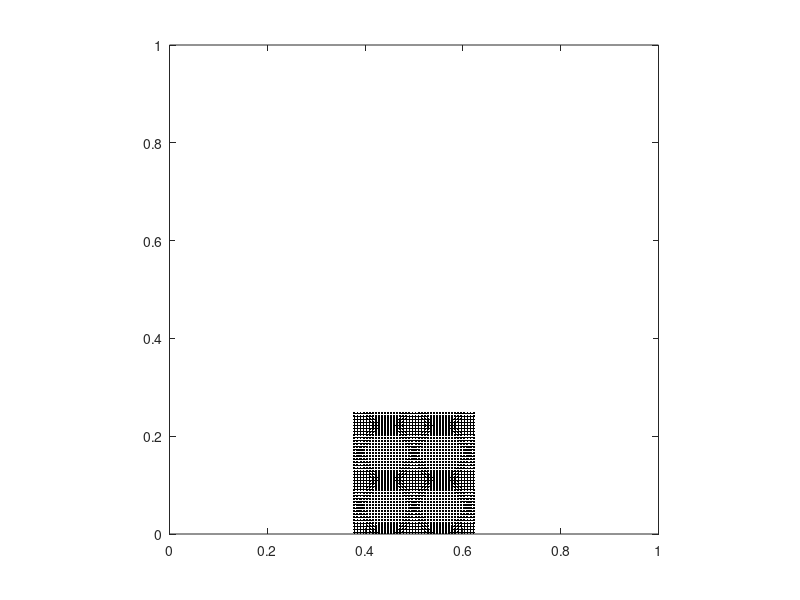

MATLAB code for this plot:
p.rho = 1500;
p.E = 1e6;
p.nu = 0.3;
p.g = -1;
% p.Np = 4 * 2.5;
p.Np = 40;
p.N = 41;
p.rhop = 3;
p.tol = 1e-12;
p.T = 2;

% make an NxN computational grid
N = p.N;
Np = p.Np;
x = linspace(0,1,N);
y = linspace(0,1,N);
h = x(2)-x(1);
dt = 0.4*h*sqrt(p.rho/p.E);
T = p.T;
E = p.E;
nu = p.nu;
tol = p.tol;

Nn = N*N;

% set up material points
%bar_w = 1.0-1e-5; Nbx = Np; %
bar_w = 0.25; Nbx = Np; %
% Nbx = ceil(p.rhop*bar_w/h);
%bar_h = 1.0-1e-5; Nby = (bar_h/bar_w)*Nbx;
bar_h = 0.25; Nby = (bar_h/bar_w)*Nbx;

bxtmp = linspace(0, bar_w, Nbx+1);
bar_x = (0.5 - bar_w/2) + bxtmp(1:end-1) + bxtmp(2)/2;
% bar_x = 0.0 + bxtmp(1:end-1) + bxtmp(2)/2;
bytmp = linspace(0, bar_h, Nby+1);
bar_y = 0.0 + bytmp(1:end-1) + bytmp(2)/2;

% initialize position
Np = Nbx*Nby;
%xjitter = normrnd(0, 0.001, Nbx, Nby);
%yjitter = normrnd(0, 0.001, Nbx, Nby);
xjitter = zeros(Nby, Nbx);
yjitter = zeros(Nby, Nbx);
[xp, yp] = meshgrid(bar_x, bar_y);
xp = xp + xjitter;
yp = yp + yjitter;
%r = 0.1;
%rs = linspace(0, r,Nbx);
%ts = linspace(0, 2*pi, Nby+1);
%ts(end) = [];
%xp = 0.5 + rs'*cos(ts);
%yp = 0.5 + rs'*sin(ts);
%[X, Y] = meshgrid(x, y);

% initialize volume
vp = (bar_w/Nbx)*(bar_h/Nby)*ones(size(xp));
% vp = (pi*r^2/Np)*ones(size(xp));

% initialize mass
mp = p.rho*vp;

% initialize velocity
xp_t = 0*ones(size(xp));
yp_t = -0.0*ones(size(yp));

% initialize stress
sxxp = 0*ones(size(xp));
sxyp = 0*ones(size(yp));
syyp = 0*ones(size(yp));

% initialize strain
exxp = zeros(size(xp));
exyp = zeros(size(yp));
eyyp = zeros(size(yp));

% initialize body forces
bxp = zeros(size(xp));
byp = p.g*ones(size(yp));

% plot material points
plot(xp, yp, '.k'); axis equal;
xlim([min(x), max(x)]);
ylim([min(y), max(y)]);

% dump starting config to text file
fp = fopen('generated_particles.txt', 'w');
fprintf(fp, '%d\n', numel(mp));
for i=1:numel(mp)
    fprintf(fp, '%f %f %f %f %f %f\n', mp(i), vp(i), xp(i), yp(i), xp_t(i), yp_t(i));
end
fclose(fp);

% grid file
fp = fopen('generated_grid.txt', 'w');
fprintf(fp, '%d\n', N);
fprintf(fp, '1\n');
fclose(fp);
